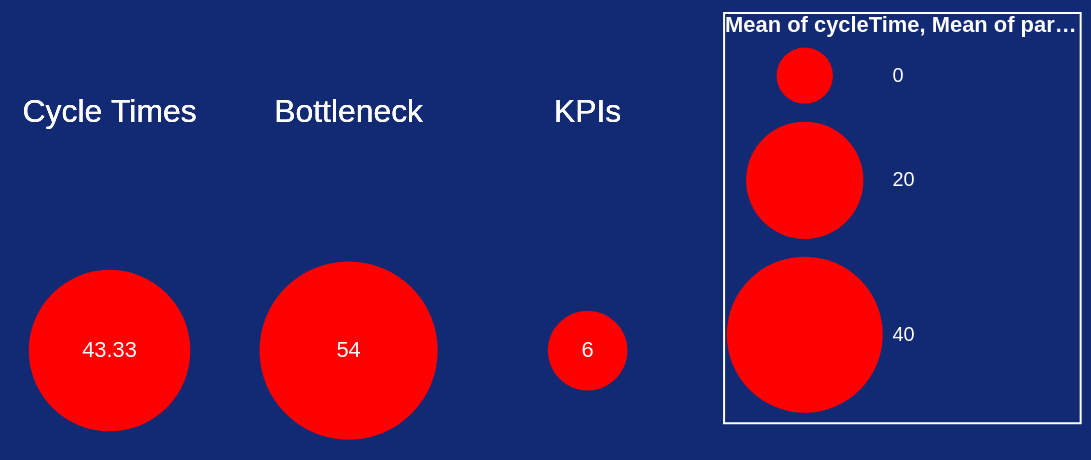

The specification (Vega-Lite) saved for this image:
### Vega-Lite specification from a JSON file in a GitHub repository (floating-point values rounded to 4 significant figures)
{"config": {"view": {"continuousWidth": 400, "continuousHeight": 300, "height": 100, "strokeWidth": 0, "width": 100}, "axis": {"labelAngle": -45, "labelColor": "white", "titleColor": "white"}, "background": "#122973", "header": {"labelColor": "#122973", "labelFontSize": 14, "titleColor": "#122973", "titleFontSize": 14}, "legend": {"labelColor": "white", "padding": 1, "strokeColor": "white", "tickCount": 2, "titleColor": "white"}}, "hconcat": [{"vconcat": [{"mark": {"type": "text", "fill": "white"}, "encoding": {"size": {"value": 16}, "text": {"value": "Cycle Times"}}}, {"layer": [{"mark": {"type": "circle", "fill": "red"}, "encoding": {"size": {"aggregate": "mean", "field": "cycleTime", "scale": {"range": [800, 8000]}, "type": "quantitative"}}}, {"mark": {"type": "text", "fill": "white"}, "encoding": {"text": {"aggregate": "mean", "field": "cycleTime", "format": ".4", "type": "quantitative"}}}]}]}, {"vconcat": [{"mark": {"type": "text", "fill": "white"}, "encoding": {"size": {"value": 16}, "text": {"value": "Bottleneck"}}}, {"layer": [{"mark": {"type": "circle", "fill": "red"}, "encoding": {"size": {"aggregate": "mean", "field": "partCount", "scale": {"range": [800, 8000]}, "type": "quantitative"}}}, {"mark": {"type": "text", "fill": "white"}, "encoding": {"text": {"aggregate": "mean", "field": "partCount", "format": ".4", "type": "quantitative"}}}]}]}, {"vconcat": [{"mark": {"type": "text", "fill": "white"}, "encoding": {"size": {"value": 16}, "text": {"value": "KPIs"}}}, {"layer": [{"mark": {"type": "circle", "fill": "red"}, "encoding": {"size": {"aggregate": "mean", "field": "waitingTime", "scale": {"range": [800, 8000]}, "type": "quantitative"}}}, {"mark": {"type": "text", "fill": "white"}, "encoding": {"text": {"aggregate": "mean", "field": "waitingTime", "format": ".4", "type": "quantitative"}}}]}]}], "data": {"name": "data-times"}, "transform": [{"lookup": "station", "from": {"data": {"name": "data-kpis"}, "key": "station", "fields": ["shiftIdentifier", "locationId", "validFrom", "validTo", "oee", "oeeSetpoint", "availability", "efficiency", "quality", "fpy", "fpySetPoint", "partCount", "partCountSetPoint", "countNIO", "productivity", "station"]}}, {"calculate": "datum.station", "as": "s"}], "$schema": "https://vega.github.io/schema/vega-lite/v4.17.0.json", "datasets": {"data-times": [{"cycleTime": 50, "exitTime": 8, "processTime": 10, "waitingTime": 4, "station": 220}, {"cycleTime": 40, "exitTime": 9, "processTime": 28, "waitingTime": 6, "station": 230}, {"cycleTime": 40, "exitTime": 5, "processTime": 22, "waitingTime": 8, "station": 260}], "data-kpis": [{"shiftIdentifier": 0, "locationId": "string", "validFrom": "2022-10-17T15:13:42.835Z", "validTo": "2022-10-17T15:13:42.835Z", "oee": 82, "oeeSetpoint": 0, "availability": 0, "efficiency": 0, "quality": 0, "fpy": 89, "fpySetPoint": 0, "partCount": 42, "partCountSetPoint": 0, "countNIO": 0, "productivity": 75, "station": 220}, {"shiftIdentifier": 0, "locationId": "string", "validFrom": "2022-10-17T15:13:42.835Z", "validTo": "2022-10-17T15:13:42.835Z", "oee": 89, "oeeSetpoint": 0, "availability": 0, "efficiency": 0, "quality": 0, "fpy": 92, "fpySetPoint": 0, "partCount": 60, "partCountSetPoint": 0, "countNIO": 0, "productivity": 50, "station": 230}, {"shiftIdentifier": 0, "locationId": "string", "validFrom": "2022-10-17T15:13:42.835Z", "validTo": "2022-10-17T15:13:42.835Z", "oee": 90, "oeeSetpoint": 0, "availability": 0, "efficiency": 0, "quality": 0, "fpy": 90, "fpySetPoint": 0, "partCount": 60, "partCountSetPoint": 0, "countNIO": 0, "productivity": 40, "station": 260}]}}
